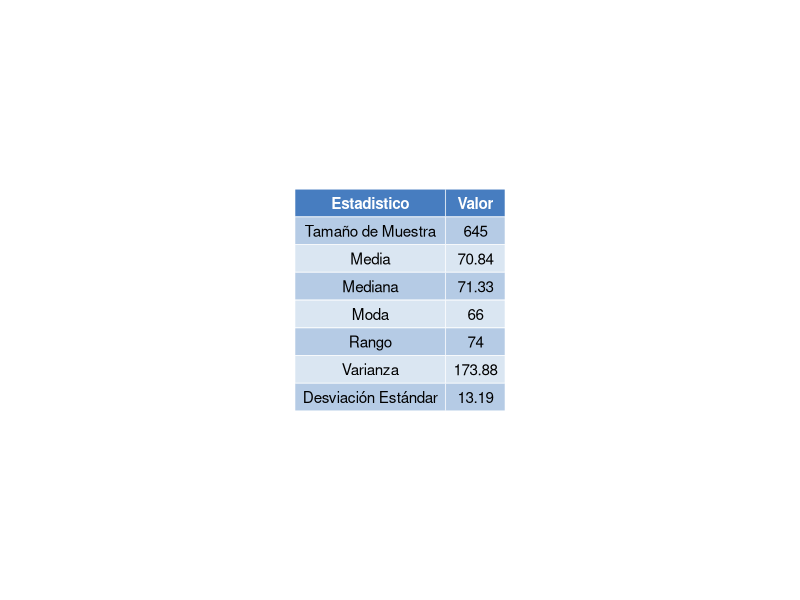
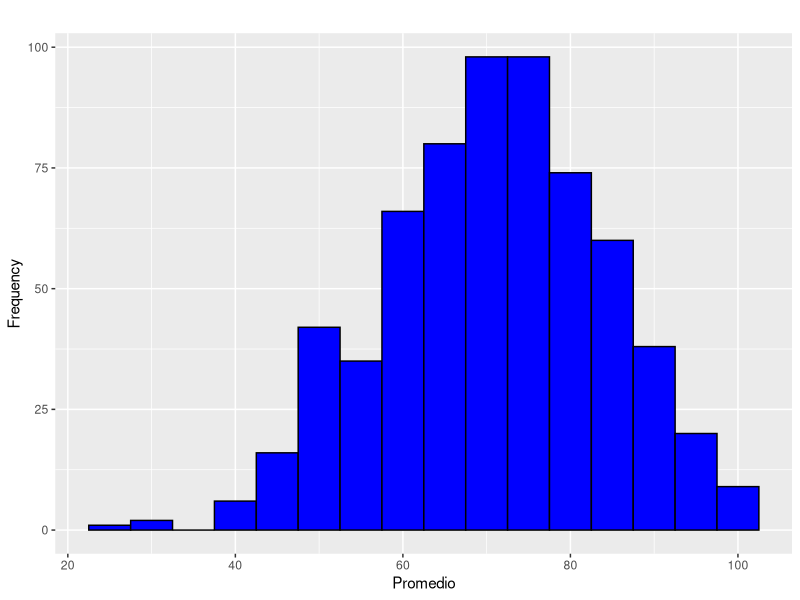
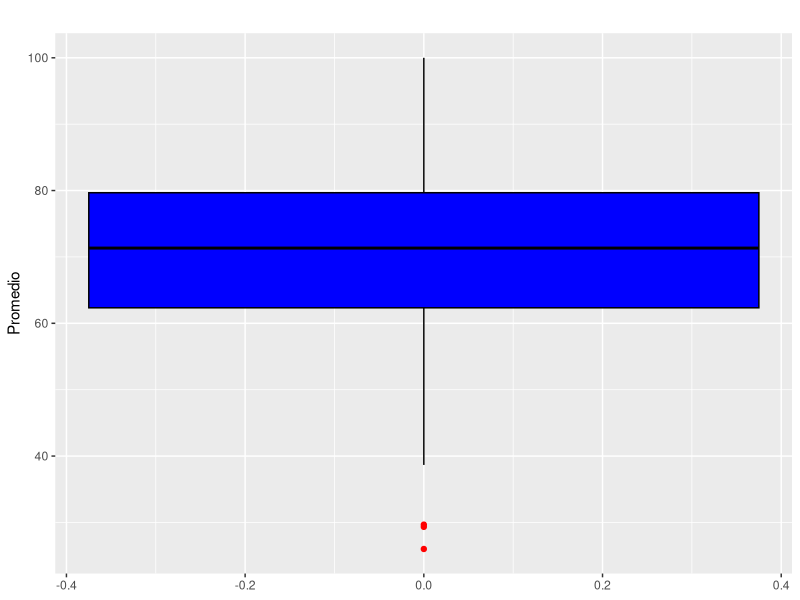

R code for these plots, in order:
library(dplyr)
library(ggplot2)
library(ggpubr)


get_mode <- function(v) {
  uniqv <- unique(v)
  uniqv[which.max(tabulate(match(v, uniqv)))]
}

calculate_statistics <- function(score_column) {

  size_muestra <- format(nrow(muestra_standard_lunch), nsmall = 0)
  average <- round(mean(score_column, na.rm = TRUE), 2)
  variance <- round(var(score_column, na.rm = TRUE), 2)
  range_values <- range(score_column, na.rm = TRUE)
  range_value <- round(diff(range_values), 2)
  mode_value <- round(get_mode(score_column), 2)
  std_dev <- round(sd(score_column, na.rm = TRUE), 2)
  median_value <- round(median(score_column, na.rm = TRUE), 2)
  
  return(c(size_muestra, average, median_value,  mode_value, range_value,variance, std_dev))
}

make_table <- function(column_names, stats_columns) {
  return (data.frame(
  Statistic = column_names,
  Stats_Column = stats_columns
))
}

change_table_names <- function(table) {
  names(table) <- c("Estadistico", "Valor")
  return(table)
}

make_table_plot<-function(table, table_path){
table_plot <- ggtexttable(table, rows = NULL, theme = ttheme("mBlue"))
ggsave(table_path, plot = table_plot, width = 6, height = 4)  
}


make_histogram_plot <- function(data, column, binwidth = 5, fill_color = "blue", 
                                      border_color = "black", title, x_label, y_label = "Frequency", 
                                      file_path, width = 6, height = 4) {
  histogram_plot <- ggplot(data, aes_string(x = column)) +
    geom_histogram(binwidth = binwidth, fill = fill_color, color = border_color) +
    labs(title = title, x = x_label, y = y_label)
  
  ggsave(file_path, plot = histogram_plot, width = width, height = height)
}

make_box_plot <- function(data, column, fill_color = "blue", 
                          border_color = "black", title = NULL, 
                          y_label = NULL, file_path, 
                          outlier_color = "red", width = 4, height = 6) {
  
  # Check if the column exists in the data
  if (!column %in% names(data)) {
    stop(paste("Column", column, "not found in the data"))
  }
  
  # Set default labels if not provided
  if (is.null(title)) {
    title <- paste("Boxplot of", column)
  }
  if (is.null(y_label)) {
    y_label <- column
  }
  
  # Create the boxplot using ggplot2
  box_plot <- ggplot(data, aes_string(y = column)) +
    geom_boxplot(fill = fill_color, color = border_color, outlier.color = outlier_color) +
    labs(title = title, y = y_label)
  
  # Save the boxplot to the specified file path
  ggsave(file_path, plot = box_plot, width = width, height = height)
}

data <- read.csv("StudentsPerformance.csv")

muestra_standard_lunch <- data %>%
  select(lunch, promedio) %>%
  filter(!lunch == "free/reduced")


standard_lunch_stats <- calculate_statistics(muestra_standard_lunch$promedio)

column_names <- c("Tamaño de Muestra", "Media", "Mediana","Moda","Rango",  "Varianza",  "Desviación Estándar")

standard_lunch_table <- make_table(column_names, standard_lunch_stats) %>% change_table_names()

make_table_plot(standard_lunch_table,"objective2/descriptive_analysis/standard_lunch/images/standard_lunch_table_plot.png")

make_histogram_plot(
  data = muestra_standard_lunch,
  column = "promedio",
  binwidth = 5,
  fill_color = "blue",
  border_color = "black",
  title = "",
  x_label = "Promedio",
  file_path = "objective2/descriptive_analysis/standard_lunch/images/standard_lunch_hist_plot.png"
)

make_box_plot(
  data = muestra_standard_lunch,
  column = "promedio",
  fill_color = "blue",
  border_color = "black",
  title = "",
  y_label = "Promedio",
  file_path = "objective2/descriptive_analysis/standard_lunch/images/standard_lunch_box_plot.png",
  outlier_color = "red",
  width = 4,
  height = 6  
)